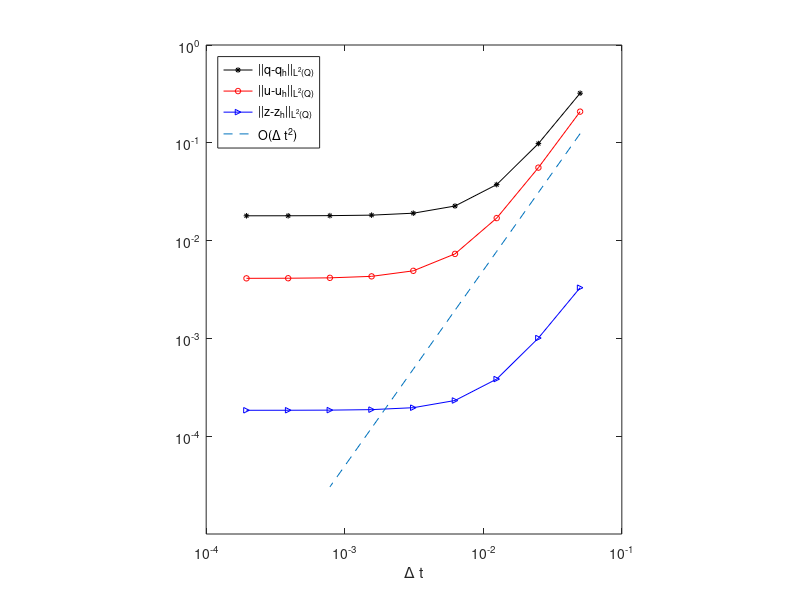
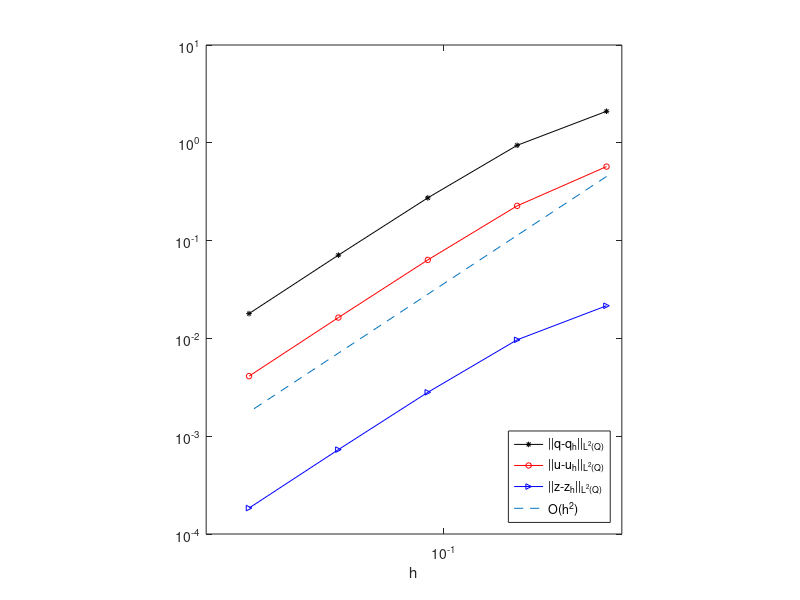

Write MATLAB code to recreate these figures, in order.
clear;clc;

err_t = [2	4	8	16	32	64	128	256	512
0.321369	0.0982261	0.0373951	0.0225755	0.0190623	0.0182093	0.0179981	0.0179454	0.0179322
0.208343	0.0557345	0.016996	0.00731414	0.00490785	0.00430993	0.00416085	0.00412361	0.0041143
0.00329917	0.00100839	0.000383897	0.00023176	0.000195693	0.000186936	0.000184768	0.000184227	0.000184092
];


x_t = log(0.1./err_t(1,:))/log(10);
q_t = log(err_t(2,:))/log(10);
u_t = log(err_t(3,:))/log(10);
z_t = log(err_t(4,:))/log(10);


t2=(0.5*err_t(2,1)+err_t(3,1)+err_t(4,1))/3;

for i =2:size(q_t,2)-2
    t2=[t2, t2(i-1)/4];
end 
t2 = log(t2)/log(10);

figure
hold on
plot(x_t, q_t, 'k*-', 'MarkerSize', 4)
plot(x_t, u_t, 'ro-', 'MarkerSize', 4)
plot(x_t, z_t, 'b>-', 'MarkerSize', 4)
plot(x_t(1:size(t2,2)), t2, '--');

xticks([-4, -3, -2, -1, 0])
xticklabels({'10^{-4}','10^{-3}','10^{-2}','10^{-1}','10^{0}'})
yticks([-4, -3, -2, -1, 0])
yticklabels({'10^{-4}','10^{-3}','10^{-2}','10^{-1}','10^{0}'})
box on
xlabel('\Delta t')
legend('||q-q_h||_{L^2(Q)}', '||u-u_h||_{L^2(Q)}', '||z-z_h||_{L^2(Q)}', 'O(\Delta t^2)', 'Location', 'northwest');
%legend boxoff 
pbaspect([0.85 1 1])
saveas(gcf, 'err_t.png');



err_x = [2.10069	0.942464	0.273516	0.0710288	0.0179289
0.571099	0.22663	0.0634405	0.016326	0.00411198
0.0215657	0.00967532	0.00280791	0.00072918	0.000184058
];

n = 2;
x_x = [];
for i=1:size(err_x, 2)
    x_x = [x_x, 1/(n*2^(i-1)*sqrt(2))];
end

x_x = log(x_x)/log(10);
q_x = log(err_x(1,:))/log(10);
u_x = log(err_x(2,:))/log(10);
z_x = log(err_x(3,:))/log(10);

x2=(0.5*err_x(1,1)+0.5*err_x(2,1)+err_x(3,1))/3;
for i =2:size(q_x,2)
    x2=[x2, x2(i-1)/4];
end 
x2 = log(x2)/log(10);


figure
hold on
plot(x_x, q_x, 'k*-', 'MarkerSize', 4)
plot(x_x, u_x, 'ro-', 'MarkerSize', 4)
plot(x_x, z_x, 'b>-', 'MarkerSize', 4)
plot(x_x(1:size(x2,2)), x2, '--');

xticks([-2, -1, 0])
xticklabels({'10^{-2}','10^{-1}','10^{0}'})
%ylim([-4, 1])
%ax = gca;
%ax.YAxisLocation = 'right';
yticks([-4, -3, -2, -1, 0, 1])
yticklabels({'10^{-4}','10^{-3}','10^{-2}','10^{-1}','10^{0}','10^{1}'})
box on
xlabel('h')
legend('||q-q_h||_{L^2(Q)}', '||u-u_h||_{L^2(Q)}', '||z-z_h||_{L^2(Q)}', 'O(h^2)', 'Location', 'southeast');
%legend boxoff 
pbaspect([0.85 1 1])
saveas(gcf, 'err_x.png');

